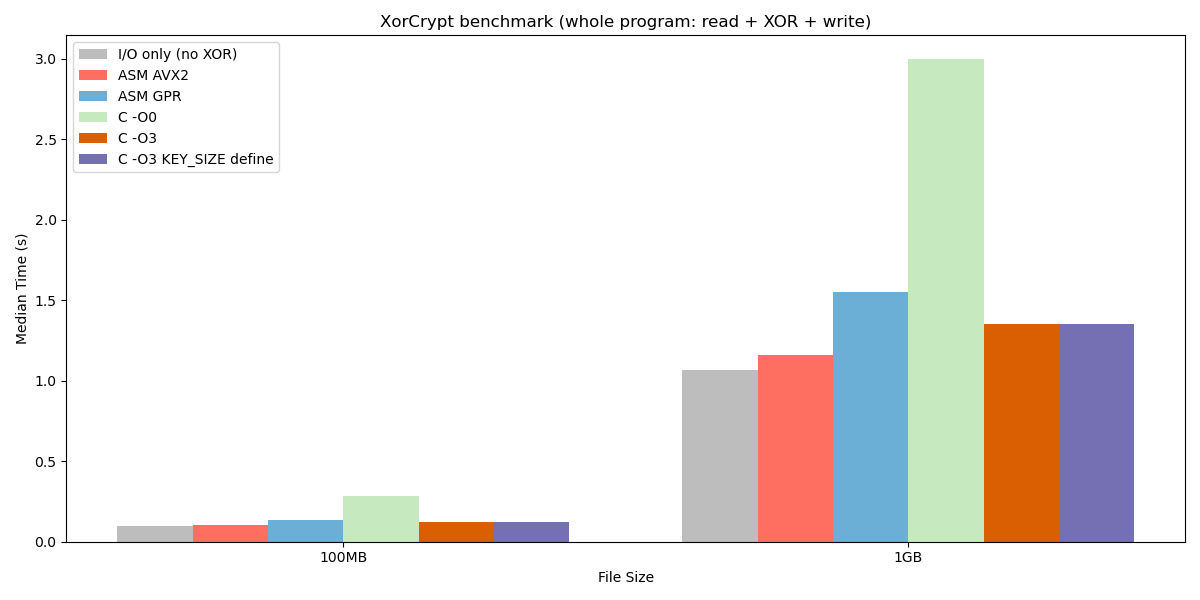

Python code for this plot:
import hashlib
import os
import subprocess
import statistics
import sys
import time

import matplotlib.pyplot as plt
import numpy as np

# Build everything with `make` first
programs = {
    "./xorcrypt_noxor": ("I/O only (no XOR)", "#BDBDBD"),  # Grey
    "./xorcrypt_avx2": ("ASM AVX2", "#FF6F61"),  # Coral Red
    "./xorcrypt_gpr": ("ASM GPR", "#6BAED6"),  # Sky Blue
    "./xorcrypt_C_O0": ("C -O0", "#C7E9C0"),  # Light Green
    "./xorcrypt_C_O3": ("C -O3", "#D95F02"),  # Orange
    "./xorcrypt_C_keydef": ("C -O3 KEY_SIZE define", "#7570B3"),  # Purple
}

sizes = {
    "100MB": ("random_100MB.data", 100 * 1024 * 1024),
    "1GB": ("random_1GB.data", 1000 * 1024 * 1024),
}

key_file = "key.bin"
out_file = "blank.out"
runs = 10


def make_test_file(path, size):
    # Same as: dd if=/dev/urandom of=<path> bs=1M count=<size in MB>
    if os.path.exists(path) and os.path.getsize(path) == size:
        return
    print(f"Generating {path}...")
    with open(path, "wb") as f:
        for _ in range(size // (1024 * 1024)):
            f.write(os.urandom(1024 * 1024))


def expected_hash(data_path, key):
    # Reference XOR in numpy, in chunks that are a multiple of the key length
    # so the key lines up at the start of every chunk
    h = hashlib.sha256()
    key_arr = np.frombuffer(key, dtype=np.uint8)
    chunk = len(key) * (4 * 1024 * 1024)
    with open(data_path, "rb") as f:
        while block := f.read(chunk):
            data = np.frombuffer(block, dtype=np.uint8)
            h.update((data ^ np.resize(key_arr, len(data))).tobytes())
    return h.hexdigest()


def file_hash(path):
    h = hashlib.sha256()
    with open(path, "rb") as f:
        while block := f.read(16 * 1024 * 1024):
            h.update(block)
    return h.hexdigest()


def run(program, data_path):
    start = time.perf_counter()
    result = subprocess.run([program, data_path, key_file, out_file],
                            stdout=subprocess.DEVNULL, stderr=subprocess.PIPE)
    elapsed = time.perf_counter() - start
    if result.returncode != 0:
        sys.exit(f"{program} failed: {result.stderr.decode().strip()}")
    return elapsed


def benchmark(program, data_path, expected):
    # Warm-up run, also used to check that the program produces the right output.
    # A fast wrong answer is not a benchmark result.
    run(program, data_path)
    if expected is not None and file_hash(out_file) != expected:
        sys.exit(f"{program} produced WRONG output for {data_path}")
    return statistics.median(run(program, data_path) for _ in range(runs))


for program in programs:
    if not os.path.exists(program):
        sys.exit(f"{program} not found, run `make` first")

with open(key_file, "rb") as f:
    key = f.read()

results = {size: {} for size in sizes}

for size, (data_path, byte_count) in sizes.items():
    make_test_file(data_path, byte_count)
    expected = expected_hash(data_path, key)
    for program, (label, _) in programs.items():
        # The no-XOR baseline copies the input unchanged, so don't verify it
        check = None if program == "./xorcrypt_noxor" else expected
        median_time = benchmark(program, data_path, check)
        results[size][program] = median_time
        print(f"Median time for {label:22s} with {size}: {median_time:.4f} seconds")

os.remove(out_file)

bar_width = 0.8 / len(programs)  # Width of each bar
indices = np.arange(len(sizes))  # Indices for size groups

plt.figure(figsize=(12, 6))

for n, (program, (label, color)) in enumerate(programs.items()):
    offset = (n - (len(programs) - 1) / 2) * bar_width
    times = [results[size][program] for size in sizes]
    plt.bar(indices + offset, times, bar_width, label=label, color=color)

# Formatting the chart
plt.xticks(indices, list(sizes))
plt.xlabel("File Size")
plt.ylabel("Median Time (s)")
plt.title("XorCrypt benchmark (whole program: read + XOR + write)")
plt.legend()
plt.tight_layout()

plt.savefig("benchmark.png")
plt.show()
